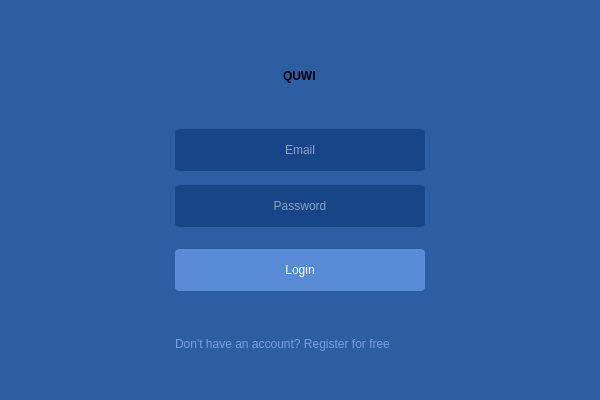
<?xml version="1.0" encoding="UTF-8"?>
<ui version="4.0">
 <class>MainWindow</class>
 <widget class="QMainWindow" name="MainWindow">
  <property name="geometry">
   <rect>
    <x>0</x>
    <y>0</y>
    <width>600</width>
    <height>400</height>
   </rect>
  </property>
  <property name="sizePolicy">
   <sizepolicy hsizetype="Fixed" vsizetype="Fixed">
    <horstretch>0</horstretch>
    <verstretch>0</verstretch>
   </sizepolicy>
  </property>
  <property name="minimumSize">
   <size>
    <width>600</width>
    <height>400</height>
   </size>
  </property>
  <property name="maximumSize">
   <size>
    <width>600</width>
    <height>400</height>
   </size>
  </property>
  <property name="windowTitle">
   <string>Quwi Widget Test</string>
  </property>
  <property name="styleSheet">
   <string notr="true">background-color: rgb(45, 93,163)</string>
  </property>
  <widget class="QWidget" name="centralwidget">
   <layout class="QGridLayout" name="gridLayout">
    <item row="9" column="1">
     <spacer name="verticalSpacer_3">
      <property name="orientation">
       <enum>Qt::Vertical</enum>
      </property>
      <property name="sizeHint" stdset="0">
       <size>
        <width>20</width>
        <height>40</height>
       </size>
      </property>
     </spacer>
    </item>
    <item row="3" column="1">
     <spacer name="verticalSpacer_4">
      <property name="orientation">
       <enum>Qt::Vertical</enum>
      </property>
      <property name="sizeHint" stdset="0">
       <size>
        <width>20</width>
        <height>40</height>
       </size>
      </property>
     </spacer>
    </item>
    <item row="10" column="1">
     <widget class="QLabel" name="registerLink">
      <property name="maximumSize">
       <size>
        <width>16777215</width>
        <height>40</height>
       </size>
      </property>
      <property name="styleSheet">
       <string notr="true">color: rgb(118, 161, 225)</string>
      </property>
      <property name="text">
       <string>Don't have an account? Register for free</string>
      </property>
     </widget>
    </item>
    <item row="4" column="1">
     <widget class="QLineEdit" name="emailField">
      <property name="sizePolicy">
       <sizepolicy hsizetype="Minimum" vsizetype="Fixed">
        <horstretch>0</horstretch>
        <verstretch>0</verstretch>
       </sizepolicy>
      </property>
      <property name="minimumSize">
       <size>
        <width>250</width>
        <height>42</height>
       </size>
      </property>
      <property name="styleSheet">
       <string notr="true">background-color: rgb(23, 69, 136);
border-radius: 4px;
color: rgb(255, 255, 255);</string>
      </property>
      <property name="alignment">
       <set>Qt::AlignCenter</set>
      </property>
      <property name="placeholderText">
       <string>Email</string>
      </property>
     </widget>
    </item>
    <item row="1" column="1" alignment="Qt::AlignHCenter">
     <widget class="QLabel" name="logo">
      <property name="maximumSize">
       <size>
        <width>40</width>
        <height>40</height>
       </size>
      </property>
      <property name="text">
       <string notr="true"/>
      </property>
      <property name="pixmap">
       <pixmap resource="images.qrc">:/data/images/quwi.png</pixmap>
      </property>
      <property name="scaledContents">
       <bool>true</bool>
      </property>
      <property name="alignment">
       <set>Qt::AlignCenter</set>
      </property>
     </widget>
    </item>
    <item row="11" column="1">
     <spacer name="verticalSpacer">
      <property name="orientation">
       <enum>Qt::Vertical</enum>
      </property>
      <property name="sizeHint" stdset="0">
       <size>
        <width>20</width>
        <height>40</height>
       </size>
      </property>
     </spacer>
    </item>
    <item row="6" column="1" alignment="Qt::AlignHCenter">
     <widget class="QLineEdit" name="passwordField">
      <property name="sizePolicy">
       <sizepolicy hsizetype="Fixed" vsizetype="Fixed">
        <horstretch>0</horstretch>
        <verstretch>0</verstretch>
       </sizepolicy>
      </property>
      <property name="minimumSize">
       <size>
        <width>250</width>
        <height>42</height>
       </size>
      </property>
      <property name="styleSheet">
       <string notr="true">background-color: rgb(23, 69, 136);
border-radius: 4px;
color: rgb(255, 255, 255);</string>
      </property>
      <property name="echoMode">
       <enum>QLineEdit::Password</enum>
      </property>
      <property name="alignment">
       <set>Qt::AlignCenter</set>
      </property>
      <property name="placeholderText">
       <string>Password</string>
      </property>
     </widget>
    </item>
    <item row="4" column="2">
     <spacer name="rightSpacer">
      <property name="orientation">
       <enum>Qt::Horizontal</enum>
      </property>
      <property name="sizeHint" stdset="0">
       <size>
        <width>40</width>
        <height>20</height>
       </size>
      </property>
     </spacer>
    </item>
    <item row="4" column="0">
     <spacer name="leftSpacer">
      <property name="orientation">
       <enum>Qt::Horizontal</enum>
      </property>
      <property name="sizeHint" stdset="0">
       <size>
        <width>40</width>
        <height>20</height>
       </size>
      </property>
     </spacer>
    </item>
    <item row="2" column="1" alignment="Qt::AlignHCenter|Qt::AlignTop">
     <widget class="QLabel" name="logoTitle">
      <property name="styleSheet">
       <string notr="true">font-weight: bold;</string>
      </property>
      <property name="text">
       <string notr="true">QUWI</string>
      </property>
     </widget>
    </item>
    <item row="8" column="1" alignment="Qt::AlignHCenter">
     <widget class="QPushButton" name="loginButton">
      <property name="sizePolicy">
       <sizepolicy hsizetype="Fixed" vsizetype="Fixed">
        <horstretch>0</horstretch>
        <verstretch>0</verstretch>
       </sizepolicy>
      </property>
      <property name="minimumSize">
       <size>
        <width>250</width>
        <height>42</height>
       </size>
      </property>
      <property name="styleSheet">
       <string notr="true">background-color: rgb(88, 139, 214);
border-radius: 4px;
color: rgb(255, 255, 255);</string>
      </property>
      <property name="text">
       <string>Login</string>
      </property>
     </widget>
    </item>
    <item row="5" column="1">
     <spacer name="verticalSpacer_5">
      <property name="orientation">
       <enum>Qt::Vertical</enum>
      </property>
      <property name="sizeType">
       <enum>QSizePolicy::Fixed</enum>
      </property>
      <property name="sizeHint" stdset="0">
       <size>
        <width>20</width>
        <height>8</height>
       </size>
      </property>
     </spacer>
    </item>
    <item row="0" column="1">
     <spacer name="verticalSpacer_2">
      <property name="orientation">
       <enum>Qt::Vertical</enum>
      </property>
      <property name="sizeHint" stdset="0">
       <size>
        <width>20</width>
        <height>40</height>
       </size>
      </property>
     </spacer>
    </item>
    <item row="7" column="1">
     <spacer name="verticalSpacer_6">
      <property name="orientation">
       <enum>Qt::Vertical</enum>
      </property>
      <property name="sizeType">
       <enum>QSizePolicy::Fixed</enum>
      </property>
      <property name="sizeHint" stdset="0">
       <size>
        <width>20</width>
        <height>16</height>
       </size>
      </property>
     </spacer>
    </item>
   </layout>
  </widget>
 </widget>
 <resources>
  <include location="images.qrc"/>
 </resources>
 <connections/>
</ui>
